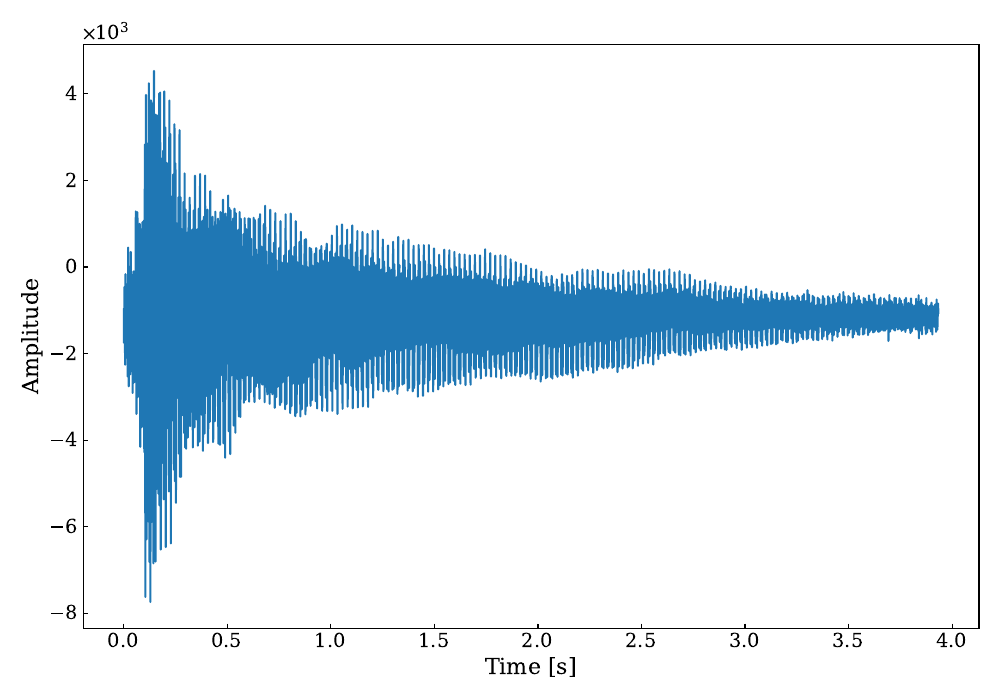

Write Python code to recreate this figure.
from pathlib import Path

import matplotlib.pyplot as plt
import numpy as np
import scipy

from signal_analysis.common import set_custom_pyplot_styles

sample_rate, wave = scipy.io.wavfile.read("./data/chord.wav")
print(f"{sample_rate=}")

wave = wave[int(8.6e4) :]
time = np.arange(wave.size) / sample_rate

if __name__ == "__main__":
    set_custom_pyplot_styles()

    plt.plot(time, wave)

    plt.xlabel("Time [s]")
    plt.ylabel("Amplitude")

    plt.tight_layout()
    plt.savefig(Path(__file__).with_suffix(".pdf"))
    # plt.show()
